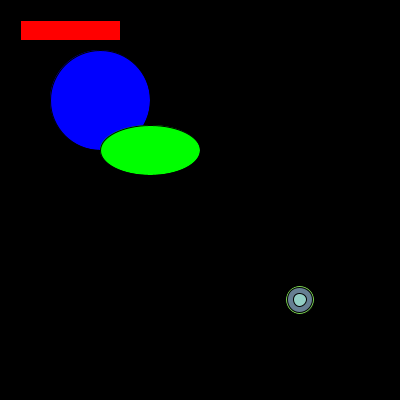
Frame 1 (no input)
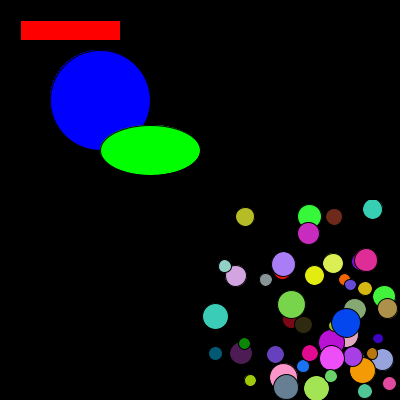
Frame 60 (the mouse pressed at the canvas centre just before this capture)
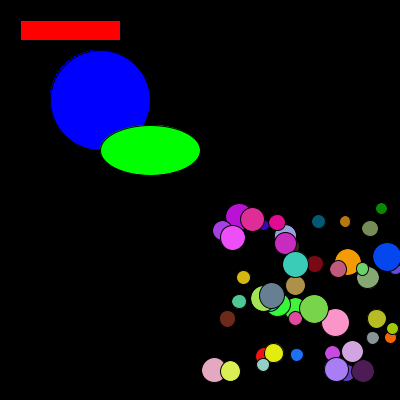
Frame 120 (the mouse held since frame 60 and released just before this capture)

The Processing sketch that drew these frames (run headless with seeded random() and noise(); from frame 60 on, the mouse is pressed at the canvas centre):

// Processing sketch: hello_pgraphics_2
// ── hello_pgraphics_2.pde
//
// hello_pgraphics_2.pde
//


PGraphics pg1;
PGraphics pg2;

ArrayList<Ball> balls;


void setup()
{
    size(400, 400);

    pg1 = createGraphics(200, 200);
    pg2 = createGraphics(200, 200);

    createBalls();
}


void createBalls()
{
    balls = new ArrayList<Ball>();
    final int ballCount = 50;

    for (int i=0; i<ballCount; i++)
    {
        float radius = random(5, 15);
        int c = color(random(256), random(256), random(256));
        PVector position = new PVector(100, 100);
        PVector velocity = PVector.random2D();
        velocity.setMag(random(2, 6));

        balls.add(new Ball(position, velocity, radius, c));
    }
}


void drawSimple(PGraphics pg)
{
    pg.beginDraw();

    pg.fill(0, 0, 255);
    pg.ellipse(100, 100, 100, 100);

    pg.fill(0, 255, 0);
    pg.ellipse(150, 150, 100, 50);

    pg.fill(255, 0, 0);
    pg.rect(20, 20, 100, 20);

    pg.endDraw();
}


void drawBalls(PGraphics pg)
{
    pg.beginDraw();
    pg.background(0);
    for (Ball b : balls)
      b.display(pg);
    pg.endDraw();
}


class Ball
{
    PVector position;
    PVector velocity;
    float radius;
    int c;

    Ball(PVector position, PVector velocity, float radius, int c)
    {
        this.position = position;
        this.velocity = velocity;
        this.radius = radius;
        this.c = c;
    }

    void display(PGraphics pg)
    {
        pg.fill(c);
        pg.ellipse(position.x, position.y, radius*2, radius*2);
        position.add(velocity);

        if (position.x<radius || position.x>pg.width-radius)
          velocity.x *= -1;
        if (position.y<radius || position.y>pg.height-radius)
          velocity.y *= -1;
    }
}


int state = 0;


void drawKaleidoscope(PGraphics pg)
{
    int n = 7;
    for (int i=0; i<n; i++)
    {
        pushMatrix();
        translate(width/2, height/2);
        rotate(2*PI*i/n);
        image(pg, 0, 0);
        popMatrix();
    }
}


void draw()
{
    background(0);

    drawSimple(pg1); 
    drawBalls(pg2); 

    if (state == 0)
    {
        image(pg1, 0, 0);
        image(pg2, 200, 200);
    }
    else if (state == 1)
    {
        drawKaleidoscope(pg1);
    }
    else
    {
        drawKaleidoscope(pg2);
    }
}


void keyPressed()
{
    state++;
    if (state>2) state = 0;
}
